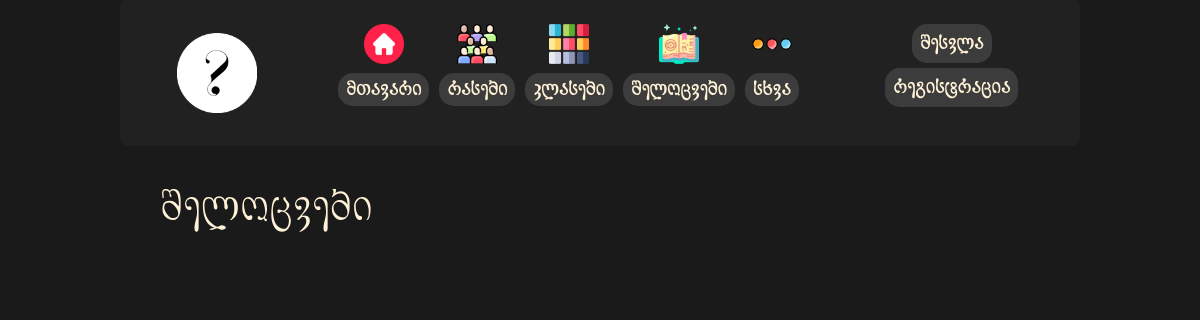
Before: /spells/ with the older database file.
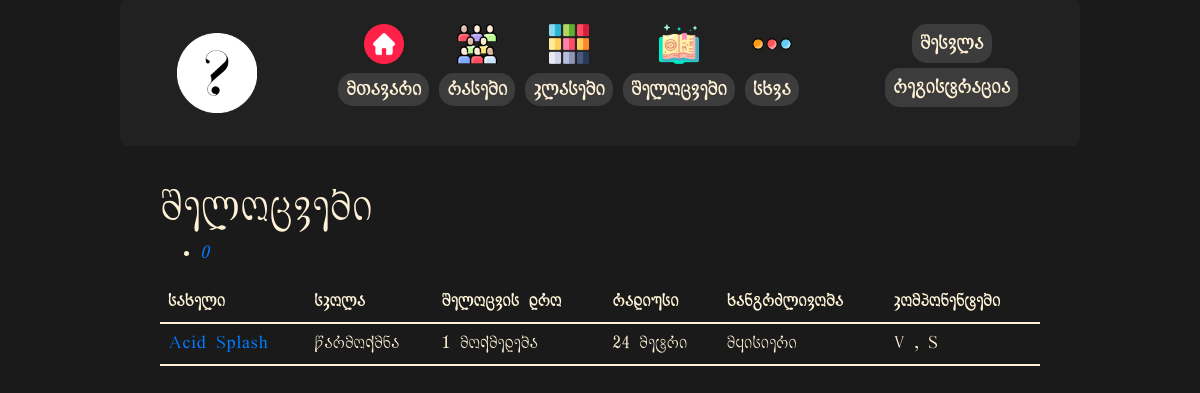
After: the same page with the newer database file.
### myapp/models.py (models this page shows, shortened)
class Spell(models.Model):
    name = models.CharField(max_length=100)
    level = models.IntegerField()
    school = models.ForeignKey('School', on_delete=models.CASCADE)
    casting_time = models.ForeignKey('CastingTime', on_delete=models.CASCADE)
    range = models.ForeignKey('Range', on_delete=models.CASCADE)
    duration = models.ForeignKey('Duration', on_delete=models.CASCADE)
    components = models.ManyToManyField('Components')
    dice_num = models.PositiveIntegerField(blank=True, null=True)
    dice = models.ForeignKey(Dice, on_delete=models.CASCADE, blank=True, null=True)
    damage_type = models.ForeignKey(DamageType, on_delete=models.CASCADE, blank=True, null=True)
    description = models.TextField()
    at_higher_levels = models.TextField(blank=True)
    classes_using = models.ManyToManyField('Class', blank=True)

class School(models.Model):
    name = models.CharField(max_length=50)
    description = models.TextField(blank=True, null=True)

class CastingTime(models.Model):
    name = models.CharField(max_length=50)
    description = models.TextField(blank=True, null=True)

class Range(models.Model):
    name = models.CharField(max_length=50)
    description = models.TextField(blank=True, null=True)

class Duration(models.Model):
    name = models.CharField(max_length=50)
    description = models.TextField(blank=True, null=True)

class Components(models.Model):
    name = models.CharField(max_length=50)
    description = models.TextField(blank=True, null=True)

### myapp/views.py (the view)
# urls.py: path('spells/', views.spells_page, name='spells_page'),
def spells_page(request):
    spells = Spell.objects.all()
    levels = set(spell.level for spell in spells)
    return render(request, 'spells_page.html', {'spells': spells, 'levels': sorted(levels)})

### myapp/templates/spells_page.html (shortened to what this page needs)
{% extends 'base.html' %}
{% load static %}
{% block extra_css %}
<link rel="stylesheet" href="{% static 'css/spells.css' %}">
{% endblock %}
{% block content %}
<div class="container spell-container">
    <h1 class="spell-title">შელოცვები</h1>
    <div class="feature">
        <div class="row">
            <div class="col-lg-12">
                <div id="spell-tabview" class="yui-navset spell-tabview">
                    <ul class="yui-nav spell-nav">
                        {% for level in levels %}
                        <li class="{% if forloop.first %}selected{% endif %}">
                            <a href="javascript:;" class="spell-level-link"><em>{{ level }}</em></a>
                        </li>
                        {% endfor %}
                    </ul>
                    <div class="yui-content spell-content">
                        {% for level in levels %}
                        <div class="spell-level">
                            <div class="list-pages-box spell-list">
                                <table class="wiki-content-table spell-table">
                                    <tr>
                                        <th>სახელი</th>
                                        <th>სკოლა</th>
                                        <th>შელოცვის დრო</th>
                                        <th>რადიუსი</th>
                                        <th>ხანგრძლივობა</th>
                                        <th>კომპონენტები</th>
                                    </tr>
                                    {% for spell in spells %}
                                    {% if spell.level == level %}
                                    <tr>
                                        <td><a href="{% url 'spell_detail' spell.id %}">{{ spell.name }}</a></td>
                                        <td>{{ spell.school.name }}</td>
                                        <td>{{ spell.casting_time.name }}</td>
                                        <td>{{ spell.range.name }}</td>
                                        <td>{{ spell.duration.name }}</td>
                                        <td>
                                            {% for component in spell.components.all %}
                                            {{ component.name }}
                                            {% if not forloop.last %}, {% endif %}
                                            {% endfor %}
                                        </td>
                                    </tr>
                                    {% endif %}
                                    {% endfor %}
                                </table>
                            </div>
                        </div>
                        {% endfor %}
                    </div>
                </div>
            </div>
        </div>
    </div>
</div>
{% endblock %}

Changed rows visible on the page:
added Spell: name "Acid Splash", school.name "წარმოქმნა", casting_time.name "1 მოქმედება", range.name "24 მეტრი", duration.name "მყისიერი"
added Components: name "V"
added Components: name "S"
Other visible differences:
new list line: "0"
new list line: "სახელი სკოლა შელოცვის დრო რადიუსი ხანგრძლივობა კომპონენტები"
